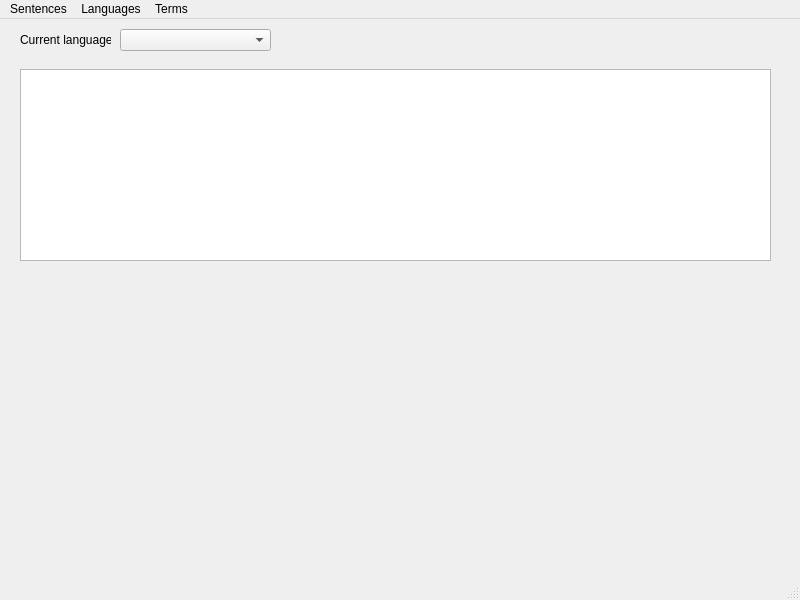
<?xml version="1.0" encoding="UTF-8"?>
<ui version="4.0">
 <class>MainWindow</class>
 <widget class="QMainWindow" name="MainWindow">
  <property name="geometry">
   <rect>
    <x>0</x>
    <y>0</y>
    <width>800</width>
    <height>600</height>
   </rect>
  </property>
  <property name="windowTitle">
   <string>Learning with Sentences</string>
  </property>
  <widget class="QWidget" name="centralwidget">
   <widget class="QStackedWidget" name="stackedWidget_main">
    <property name="geometry">
     <rect>
      <x>10</x>
      <y>40</y>
      <width>781</width>
      <height>541</height>
     </rect>
    </property>
    <property name="currentIndex">
     <number>2</number>
    </property>
    <widget class="QWidget" name="stackedWidgetPage_addSentence">
     <widget class="QPushButton" name="pushButton">
      <property name="geometry">
       <rect>
        <x>10</x>
        <y>80</y>
        <width>101</width>
        <height>23</height>
       </rect>
      </property>
      <property name="text">
       <string>get from tatoeba</string>
      </property>
     </widget>
     <widget class="QTextEdit" name="textEdit_sentence">
      <property name="geometry">
       <rect>
        <x>10</x>
        <y>30</y>
        <width>241</width>
        <height>41</height>
       </rect>
      </property>
     </widget>
     <widget class="QTextEdit" name="textEdit_translation">
      <property name="geometry">
       <rect>
        <x>260</x>
        <y>30</y>
        <width>241</width>
        <height>41</height>
       </rect>
      </property>
     </widget>
     <widget class="QLabel" name="label_sentence">
      <property name="geometry">
       <rect>
        <x>10</x>
        <y>10</y>
        <width>51</width>
        <height>21</height>
       </rect>
      </property>
      <property name="text">
       <string>Sentence</string>
      </property>
     </widget>
     <widget class="QLabel" name="label_translation">
      <property name="geometry">
       <rect>
        <x>260</x>
        <y>10</y>
        <width>61</width>
        <height>21</height>
       </rect>
      </property>
      <property name="text">
       <string>Translation</string>
      </property>
     </widget>
     <widget class="QPushButton" name="pushButton_addSentence">
      <property name="geometry">
       <rect>
        <x>210</x>
        <y>80</y>
        <width>101</width>
        <height>23</height>
       </rect>
      </property>
      <property name="text">
       <string>Add sentence</string>
      </property>
     </widget>
    </widget>
    <widget class="QWidget" name="stackedWidgetPage_addLanguage">
     <widget class="QFrame" name="frame">
      <property name="geometry">
       <rect>
        <x>10</x>
        <y>10</y>
        <width>291</width>
        <height>131</height>
       </rect>
      </property>
      <property name="frameShape">
       <enum>QFrame::Box</enum>
      </property>
      <property name="frameShadow">
       <enum>QFrame::Raised</enum>
      </property>
      <widget class="QLabel" name="label">
       <property name="geometry">
        <rect>
         <x>10</x>
         <y>30</y>
         <width>81</width>
         <height>21</height>
        </rect>
       </property>
       <property name="text">
        <string>Study Languge:</string>
       </property>
      </widget>
      <widget class="QLabel" name="label_2">
       <property name="geometry">
        <rect>
         <x>100</x>
         <y>0</y>
         <width>81</width>
         <height>21</height>
        </rect>
       </property>
       <property name="text">
        <string>New Language</string>
       </property>
      </widget>
      <widget class="QPushButton" name="pushButton_addLang">
       <property name="geometry">
        <rect>
         <x>184</x>
         <y>100</y>
         <width>91</width>
         <height>23</height>
        </rect>
       </property>
       <property name="text">
        <string>Add language</string>
       </property>
      </widget>
      <widget class="QLineEdit" name="lineEdit_language">
       <property name="geometry">
        <rect>
         <x>90</x>
         <y>30</y>
         <width>161</width>
         <height>20</height>
        </rect>
       </property>
      </widget>
     </widget>
    </widget>
    <widget class="QWidget" name="stackedWidgetPage_viewTerms">
     <widget class="QTableWidget" name="tableWidget_terms">
      <property name="geometry">
       <rect>
        <x>10</x>
        <y>10</y>
        <width>751</width>
        <height>192</height>
       </rect>
      </property>
     </widget>
    </widget>
    <widget class="QWidget" name="stackedWidgetPage_viewSentences">
     <widget class="QTableWidget" name="tableWidget_sentences">
      <property name="geometry">
       <rect>
        <x>10</x>
        <y>10</y>
        <width>751</width>
        <height>192</height>
       </rect>
      </property>
     </widget>
     <widget class="QTextEdit" name="textEdit_currSentence">
      <property name="geometry">
       <rect>
        <x>10</x>
        <y>240</y>
        <width>271</width>
        <height>71</height>
       </rect>
      </property>
      <property name="textInteractionFlags">
       <set>Qt::TextSelectableByKeyboard|Qt::TextSelectableByMouse</set>
      </property>
     </widget>
     <widget class="QLineEdit" name="lineEdit_term">
      <property name="geometry">
       <rect>
        <x>10</x>
        <y>340</y>
        <width>171</width>
        <height>20</height>
       </rect>
      </property>
      <property name="readOnly">
       <bool>true</bool>
      </property>
     </widget>
     <widget class="QLabel" name="label_term">
      <property name="geometry">
       <rect>
        <x>10</x>
        <y>320</y>
        <width>91</width>
        <height>21</height>
       </rect>
      </property>
      <property name="text">
       <string>Term:</string>
      </property>
     </widget>
     <widget class="QLabel" name="label_termTranslation">
      <property name="geometry">
       <rect>
        <x>10</x>
        <y>370</y>
        <width>91</width>
        <height>21</height>
       </rect>
      </property>
      <property name="text">
       <string>Translation:</string>
      </property>
     </widget>
     <widget class="QLineEdit" name="lineEdit_termTranslation">
      <property name="geometry">
       <rect>
        <x>10</x>
        <y>390</y>
        <width>171</width>
        <height>20</height>
       </rect>
      </property>
     </widget>
     <widget class="QPushButton" name="pushButton_addTerm">
      <property name="geometry">
       <rect>
        <x>200</x>
        <y>390</y>
        <width>81</width>
        <height>23</height>
       </rect>
      </property>
      <property name="text">
       <string>Add Term</string>
      </property>
     </widget>
     <widget class="QLabel" name="label_currSentence">
      <property name="geometry">
       <rect>
        <x>10</x>
        <y>220</y>
        <width>91</width>
        <height>21</height>
       </rect>
      </property>
      <property name="text">
       <string>Current Sentence:</string>
      </property>
     </widget>
     <widget class="QRadioButton" name="radioButton_1">
      <property name="geometry">
       <rect>
        <x>10</x>
        <y>420</y>
        <width>31</width>
        <height>17</height>
       </rect>
      </property>
      <property name="text">
       <string>1</string>
      </property>
      <attribute name="buttonGroup">
       <string notr="true">buttonGroup</string>
      </attribute>
     </widget>
     <widget class="QRadioButton" name="radioButton_2">
      <property name="geometry">
       <rect>
        <x>50</x>
        <y>420</y>
        <width>31</width>
        <height>17</height>
       </rect>
      </property>
      <property name="text">
       <string>2</string>
      </property>
      <attribute name="buttonGroup">
       <string notr="true">buttonGroup</string>
      </attribute>
     </widget>
     <widget class="QRadioButton" name="radioButton_3">
      <property name="geometry">
       <rect>
        <x>90</x>
        <y>420</y>
        <width>31</width>
        <height>17</height>
       </rect>
      </property>
      <property name="text">
       <string>3</string>
      </property>
      <attribute name="buttonGroup">
       <string notr="true">buttonGroup</string>
      </attribute>
     </widget>
     <widget class="QRadioButton" name="radioButton_4">
      <property name="geometry">
       <rect>
        <x>130</x>
        <y>420</y>
        <width>31</width>
        <height>17</height>
       </rect>
      </property>
      <property name="text">
       <string>4</string>
      </property>
      <attribute name="buttonGroup">
       <string notr="true">buttonGroup</string>
      </attribute>
     </widget>
     <widget class="QRadioButton" name="radioButton_5">
      <property name="geometry">
       <rect>
        <x>170</x>
        <y>420</y>
        <width>31</width>
        <height>17</height>
       </rect>
      </property>
      <property name="text">
       <string>5</string>
      </property>
      <attribute name="buttonGroup">
       <string notr="true">buttonGroup</string>
      </attribute>
     </widget>
     <widget class="QRadioButton" name="radioButton_Ign">
      <property name="geometry">
       <rect>
        <x>10</x>
        <y>440</y>
        <width>41</width>
        <height>17</height>
       </rect>
      </property>
      <property name="text">
       <string>Ign</string>
      </property>
      <attribute name="buttonGroup">
       <string notr="true">buttonGroup</string>
      </attribute>
     </widget>
     <widget class="QRadioButton" name="radioButton_WK">
      <property name="geometry">
       <rect>
        <x>50</x>
        <y>440</y>
        <width>41</width>
        <height>17</height>
       </rect>
      </property>
      <property name="text">
       <string>WK</string>
      </property>
      <attribute name="buttonGroup">
       <string notr="true">buttonGroup</string>
      </attribute>
     </widget>
    </widget>
   </widget>
   <widget class="QComboBox" name="comboBox_languages">
    <property name="geometry">
     <rect>
      <x>120</x>
      <y>10</y>
      <width>151</width>
      <height>22</height>
     </rect>
    </property>
   </widget>
   <widget class="QLabel" name="label_currLang">
    <property name="geometry">
     <rect>
      <x>20</x>
      <y>10</y>
      <width>91</width>
      <height>21</height>
     </rect>
    </property>
    <property name="text">
     <string>Current language:</string>
    </property>
   </widget>
  </widget>
  <widget class="QStatusBar" name="statusbar"/>
  <widget class="QMenuBar" name="menuBar">
   <property name="geometry">
    <rect>
     <x>0</x>
     <y>0</y>
     <width>800</width>
     <height>21</height>
    </rect>
   </property>
   <widget class="QMenu" name="menuSentences">
    <property name="title">
     <string>Sentences</string>
    </property>
    <addaction name="action_addSentence"/>
    <addaction name="action_viewSentences"/>
   </widget>
   <widget class="QMenu" name="menuLanguages">
    <property name="title">
     <string>Languages</string>
    </property>
    <addaction name="action_addLanguage"/>
   </widget>
   <widget class="QMenu" name="menuTerms">
    <property name="title">
     <string>Terms</string>
    </property>
    <addaction name="actionAdd_Term"/>
    <addaction name="action_viewTerms"/>
   </widget>
   <addaction name="menuSentences"/>
   <addaction name="menuLanguages"/>
   <addaction name="menuTerms"/>
  </widget>
  <action name="action_addSentence">
   <property name="text">
    <string>Add Sentence</string>
   </property>
  </action>
  <action name="action_addLanguage">
   <property name="text">
    <string>Add Language</string>
   </property>
  </action>
  <action name="actionAdd_Term">
   <property name="text">
    <string>Add Term</string>
   </property>
  </action>
  <action name="action_viewTerms">
   <property name="text">
    <string>View Terms</string>
   </property>
  </action>
  <action name="action_viewSentences">
   <property name="text">
    <string>View Sentences</string>
   </property>
  </action>
 </widget>
 <resources/>
 <connections/>
 <buttongroups>
  <buttongroup name="buttonGroup"/>
 </buttongroups>
</ui>
